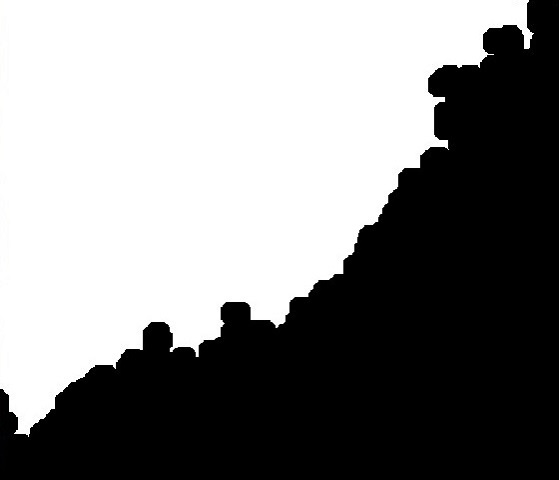
%> input picture Nature Inspired Image Segmentation/s1.jpg, 560 x 480 px
$ octave 'segmentation metrics.m'   (GNU Octave 9; MATLAB toolbox functions it lacks are replaced by stand-ins)
%> lines starting %> are read from the running program, lines starting %| are printed output that depends on the picture; in (x1, y1, x2, y2) boxes, pixels count from 0 and x2, y2 are one past the last pixel; in counts of white or black regions, pixels touching at a corner belong together; the program's own positions count from 1; long printed decimals are rounded
%> further down, a is the input picture: size 480x560x3 uint8; mean R, G, B 134.5, 134.5, 134.5
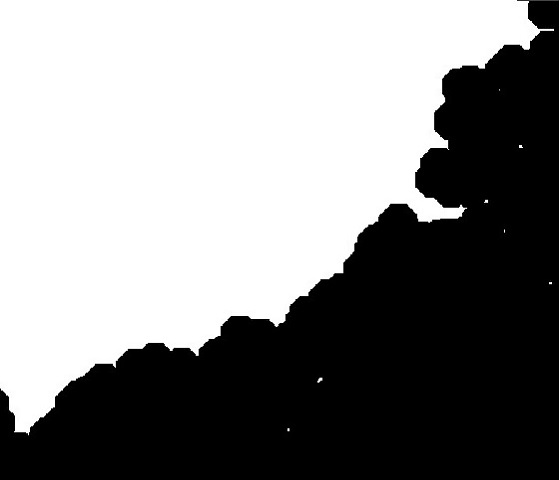
%> input picture Nature Inspired Image Segmentation/s2.jpg, 560 x 480 px
%> further down, b is the input picture: size 480x560x3 uint8; min 0, max 255, mean 138.7
### Nature Inspired Image Segmentation/SegPerformanceMetrics.m
function [Accuracy, Sensitivity, Fmeasure, Precision, MCC, Dice, Jaccard, Specitivity] = SegPerformanceMetrics(A, B)

% A and B need to be binary images
% A is the ground truth, B is the segmented result.
% MCC - Matthews correlation coefficient
% Note: Sensitivity = Recall
% TP - true positive, FP - false positive,
% TN - true negative, FN - false negative
% If A, B are binary images, but uint8 (0, 255),
% Need to convert to logical images.

if(isa(A,'logical'))
X = A;
else
X = imbinarize(A);
%> X: size 480x560x3 logical; 52.7% white; 1 black region, box (x1, y1, x2, y2) and area: (0, 0, 559, 480) 127057
end
if(isa(B,'logical'))
Y = B;
else
Y = imbinarize(B);
%> Y: size 480x560x3 logical; 54.4% white; 1 black region, box (x1, y1, x2, y2) and area: (0, 0, 559, 480) 122562
end

% Evaluate TP, TN, FP, FN
sumindex = X + Y;
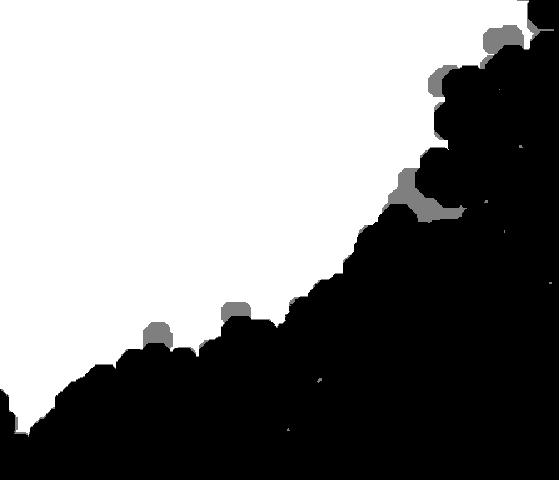
%> sumindex: size 480x560x3 double; min 0, max 2, mean 1.07; drawn with min black and max white
TP = length(find(sumindex == 2));
%> TP = 424566
TN = length(find(sumindex == 0));
%> TN = 367023
substractindex = X - Y;
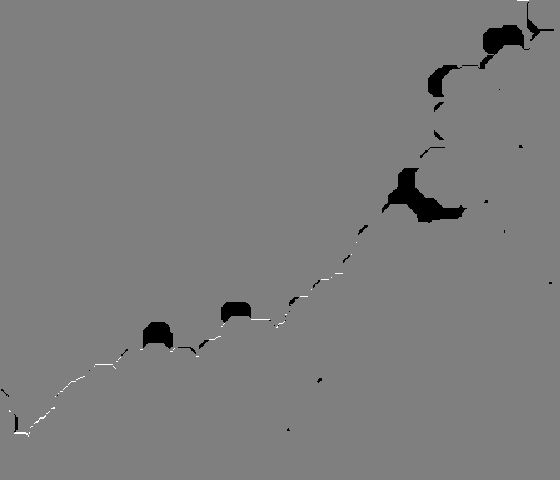
%> substractindex: size 480x560x3 double; min -1, max 1, mean -0.0167; drawn with min black and max white
FP = length(find(substractindex == -1));
%> FP = 14148
FN = length(find(substractindex == 1));
%> FN = 663
Accuracy = (TP+TN)/(FN+FP+TP+TN);
%> Accuracy = 0.982
Sensitivity = TP/(TP+FN);
%> Sensitivity = 0.998
Precision = TP/(TP+FP);
%> Precision = 0.968
Fmeasure = 2*TP/(2*TP+FP+FN);
%> Fmeasure = 0.983
MCC = (TP*TN-FP*FN)/sqrt((TP+FP)*(TP+FN)*(TN+FP)*(TN+FN));
%> MCC = 0.964
Dice = 2*TP/(2*TP+FP+FN);
%> Dice = 0.983
Jaccard = Dice/(2-Dice);
%> Jaccard = 0.966
Specitivity = TN/(TN+FP);
%> Specitivity = 0.963

end

### Nature Inspired Image Segmentation/segmentation metrics.m
% Performance Metrics
clear;
% [7 lines of commented-out code are left out]

a=imread('s1.jpg');
% a=im2double(a);
% a=im2bw(a);
b=imread('s2.jpg');
% b=im2bw(b);


[Accuracy, Sensitivity, Fmeasure, Precision,...
MCC, Dice, Jaccard, Specitivity] = SegPerformanceMetrics(a, b);
%> Accuracy = 0.982; Sensitivity = 0.998; Fmeasure = 0.983; Precision = 0.968; MCC = 0.964; Dice = 0.983; Jaccard = 0.966; Specitivity = 0.963
disp(['Accuracy is : ' num2str(Accuracy) ]);
%| Accuracy is : 0.9816
disp(['Precision is : ' num2str(Precision) ]);
%| Precision is : 0.9677
disp(['Recall or Sensitivity is : ' num2str(Sensitivity) ]);
%| Recall or Sensitivity is : 0.9984
disp(['F-Score or Fmeasure is : ' num2str(Fmeasure) ]);
%| F-Score or Fmeasure is : 0.9829
disp(['IoU or Jaccard is : ' num2str(Jaccard) ]);
%| IoU or Jaccard is : 0.9663
disp(['Specitivity is : ' num2str(Specitivity) ]);
%| Specitivity is : 0.9629
disp(['MCC is : ' num2str(MCC) ]);
%| MCC is : 0.9636
disp(['PSNR is : ' num2str(psnr(im2double(rgb2gray(a)), im2double(rgb2gray(b)))) ]);
%| PSNR is : 17.6225
disp(['MSE is : ' num2str(mse(im2double(rgb2gray(a)), im2double(rgb2gray(b)))) ]);
%| MSE is : 0.01729

% [5 lines of commented-out code are left out]
